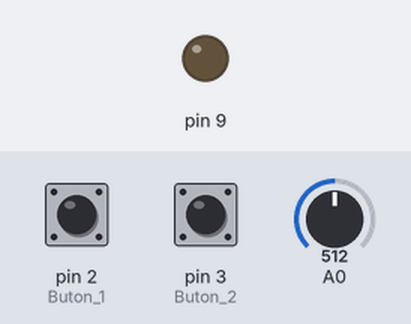
The sketch below on a simulated Arduino Uno, built with avr-gcc and run on an emulated ATmega328P. Shown: output pins drawn as LEDs (lit = HIGH). Inputs (shaded band) come from the test bench; at power-on: pin 2 (Buton_1) LOW, pin 3 (Buton_2) LOW, A0 = 512.

Above: at 1.3 s.
1.4 s: pin 2 (Buton_1) pulled HIGH for 0.65 s
At 2.9 s:
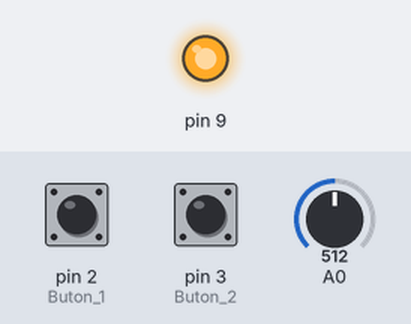
3.5 s: pin 3 (Buton_2) pulled HIGH for 0.65 s
At 3.9 s:
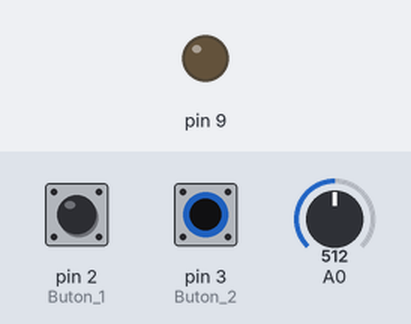
5.6 s: pin 2 (Buton_1) pulled HIGH for 1 s
At 6.0 s:
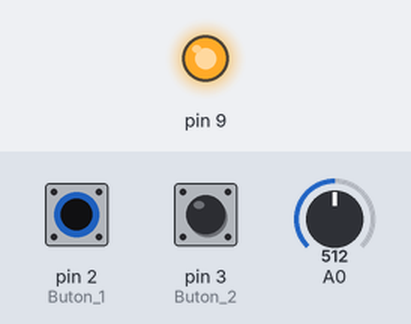
Timing chart, 0 to 8.6 s (numbered marks = the images above; inputs shaded):
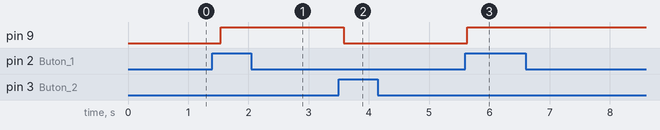

The sketch:

Role_Buton.ino
```cpp
void setup() {
  // put your setup code here, to run once:
  pinMode(9, OUTPUT);
  pinMode(2, INPUT); // Buton 1
  pinMode(3, INPUT); // Buton 2
}

void loop() {
  // put your main code here, to run repeatedly:
  if (digitalRead(2)) {
    digitalWrite(9, 1);
  }

  if (digitalRead(3)) {
    digitalWrite(9, 0);
  }

  delay(analogRead(A0));// Potansiyometre
}
```

Measured:
- after the input at 1.4 s, pin 9: LOW → HIGH after 0.14 s
- after the input at 3.5 s, pin 9: HIGH → LOW after 0.09 s
- after the input at 5.6 s, pin 9: LOW → HIGH at once
